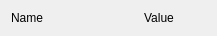
<?xml version="1.0" encoding="UTF-8"?>
<ui version="4.0">
 <class>StockpileEntityWidget</class>
 <widget class="QWidget" name="StockpileEntityWidget">
  <property name="geometry">
   <rect>
    <x>0</x>
    <y>0</y>
    <width>217</width>
    <height>32</height>
   </rect>
  </property>
  <property name="windowTitle">
   <string>Form</string>
  </property>
  <layout class="QHBoxLayout" name="horizontalLayout">
   <item>
    <widget class="QLabel" name="nameLabel">
     <property name="text">
      <string>Name</string>
     </property>
    </widget>
   </item>
   <item>
    <widget class="QLabel" name="label">
     <property name="toolTip">
      <string>tooltip</string>
     </property>
     <property name="text">
      <string>Value</string>
     </property>
     <property name="alignment">
      <set>Qt::AlignCenter</set>
     </property>
    </widget>
   </item>
  </layout>
 </widget>
 <resources/>
 <connections/>
</ui>
